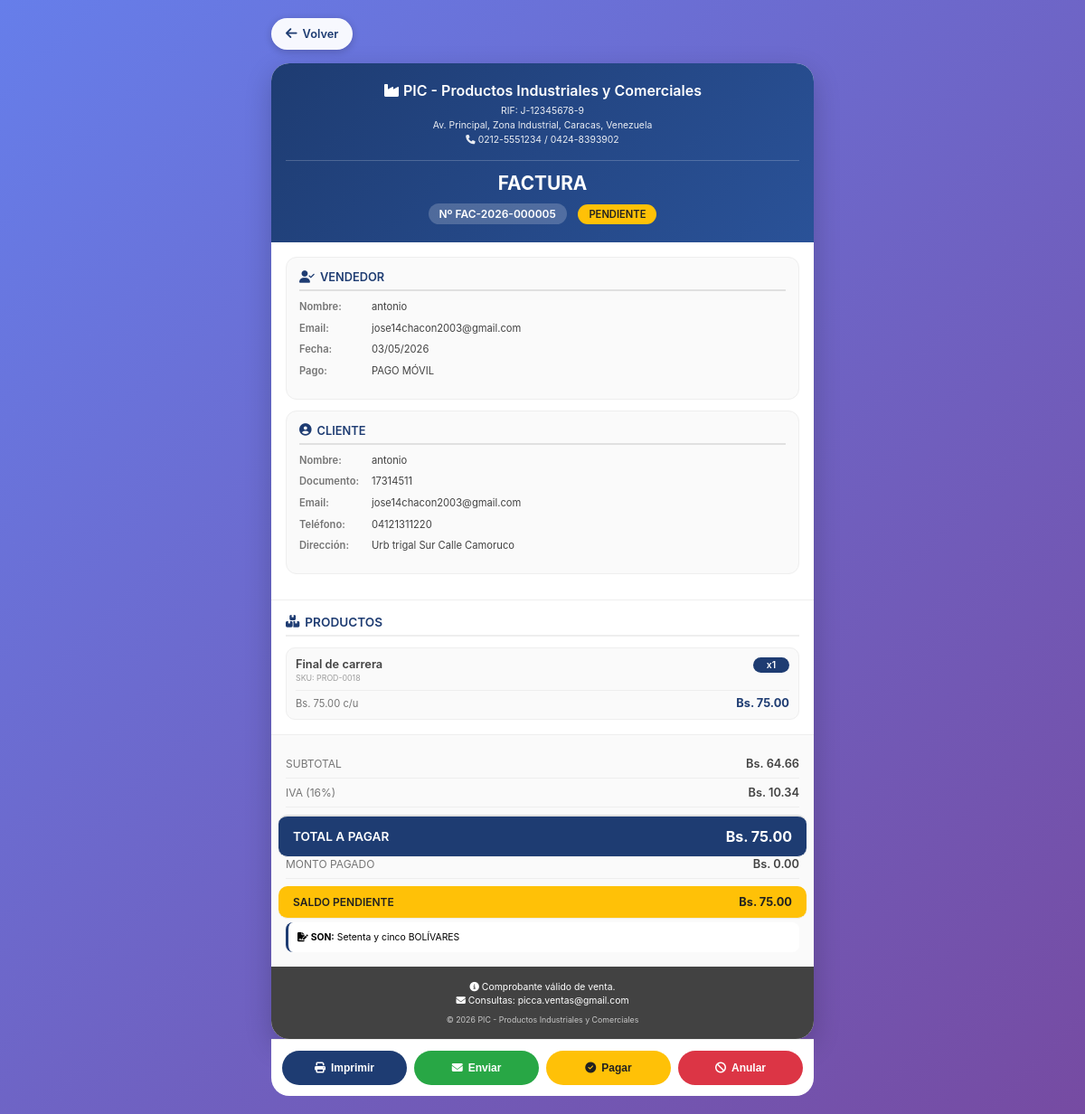
Screenshot of /facturacion/ver_factura.php?id=5 (signed in) with the database file from the repository.
### tables this page shows
CREATE TABLE `facturas` (
  `id` int NOT NULL AUTO_INCREMENT,
  `pedido_id` int DEFAULT NULL,
  `cliente_id` int NOT NULL,
  `numero_factura` varchar(20) NOT NULL,
  `fecha_emision` datetime DEFAULT CURRENT_TIMESTAMP,
  `fecha_vencimiento` date DEFAULT NULL,
  `subtotal` decimal(10,2) DEFAULT '0.00',
  `iva` decimal(10,2) DEFAULT '0.00',
  `total` decimal(10,2) NOT NULL DEFAULT '0.00',
  `metodo_pago` varchar(50) DEFAULT NULL,
  `estado` enum('pendiente','pagada','anulada') DEFAULT 'pendiente',
  `usuario_id` int DEFAULT NULL,
  `created_at` timestamp NULL DEFAULT CURRENT_TIMESTAMP,
  PRIMARY KEY (`id`),
  UNIQUE KEY `numero_factura` (`numero_factura`),
  UNIQUE KEY `pedido_id` (`pedido_id`),
  KEY `cliente_id` (`cliente_id`),
  CONSTRAINT `facturas_ibfk_1` FOREIGN KEY (`pedido_id`) REFERENCES `pedidos` (`id`) ON DELETE SET NULL,
  CONSTRAINT `facturas_ibfk_2` FOREIGN KEY (`cliente_id`) REFERENCES `clientes` (`id`) ON DELETE CASCADE
);

CREATE TABLE `users` (
  `id` int NOT NULL AUTO_INCREMENT,
  `nombre` varchar(100) NOT NULL,
  `correo` varchar(100) NOT NULL,
  `password` varchar(255) NOT NULL,
  `direccion` varchar(255) DEFAULT NULL,
  `estado` varchar(20) DEFAULT 'activo',
  `cedula` varchar(20) DEFAULT NULL,
  `telefono` varchar(20) DEFAULT NULL,
  `foto_perfil` varchar(255) DEFAULT NULL,
  `rol` varchar(20) DEFAULT 'usuario',
  `is_active` tinyint(1) DEFAULT '1',
  `email_verified` tinyint(1) DEFAULT '0',
  `verification_token` varchar(255) DEFAULT NULL,
  `last_login` datetime DEFAULT NULL,
  `created_at` timestamp NULL DEFAULT CURRENT_TIMESTAMP,
  PRIMARY KEY (`id`),
  UNIQUE KEY `correo` (`correo`),
  UNIQUE KEY `cedula` (`cedula`),
  KEY `idx_users_estado` (`estado`),
  KEY `idx_users_correo` (`correo`)
);

CREATE TABLE `clientes` (
  `id` int NOT NULL AUTO_INCREMENT,
  `tipo_documento` enum('cedula','ruc','pasaporte','dni') DEFAULT 'cedula',
  `documento` varchar(20) NOT NULL,
  `nombre` varchar(100) NOT NULL,
  `email` varchar(100) NOT NULL,
  `telefono` varchar(20) DEFAULT NULL,
  `direccion` text,
  `ciudad` varchar(50) DEFAULT NULL,
  `estado` enum('activo','inactivo','moroso') DEFAULT 'activo',
  `fecha_registro` datetime DEFAULT CURRENT_TIMESTAMP,
  PRIMARY KEY (`id`),
  UNIQUE KEY `documento` (`documento`)
);

CREATE TABLE `factura_detalles` (
  `id` int NOT NULL AUTO_INCREMENT,
  `factura_id` int NOT NULL,
  `producto_id` int NOT NULL,
  `cantidad` int NOT NULL DEFAULT '1',
  `precio_unitario` decimal(10,2) NOT NULL DEFAULT '0.00',
  `subtotal` decimal(10,2) NOT NULL DEFAULT '0.00',
  PRIMARY KEY (`id`),
  KEY `factura_id` (`factura_id`),
  KEY `producto_id` (`producto_id`),
  CONSTRAINT `factura_detalles_ibfk_1` FOREIGN KEY (`factura_id`) REFERENCES `facturas` (`id`) ON DELETE CASCADE,
  CONSTRAINT `factura_detalles_ibfk_2` FOREIGN KEY (`producto_id`) REFERENCES `products` (`id`) ON DELETE CASCADE
);

CREATE TABLE `products` (
  `id` int NOT NULL AUTO_INCREMENT,
  `sku` varchar(100) DEFAULT NULL,
  `name` varchar(255) NOT NULL,
  `price` decimal(10,2) NOT NULL,
  `image_url` varchar(512) DEFAULT NULL,
  `description` text,
  `category` varchar(100) DEFAULT 'General',
  `rating` decimal(2,1) DEFAULT '0.0',
  `views_count` int DEFAULT '0',
  `specs` text,
  `stock` int DEFAULT '0',
  `is_featured` tinyint(1) DEFAULT '0',
  `weight` decimal(10,2) DEFAULT '0.00',
  `dimensions` varchar(100) DEFAULT NULL,
  `currency` varchar(3) DEFAULT 'Bs',
  `active` tinyint(1) NOT NULL DEFAULT '1',
  `deleted_at` datetime DEFAULT NULL,
  `created_at` timestamp NULL DEFAULT CURRENT_TIMESTAMP,
  `updated_at` timestamp NULL DEFAULT CURRENT_TIMESTAMP ON UPDATE CURRENT_TIMESTAMP,
  PRIMARY KEY (`id`),
  UNIQUE KEY `sku` (`sku`)
);

### facturacion/ver_factura.php (the view, shortened to what this page needs)
<?php
try {
    $pdo = conectarDB();
    $pdo->exec("SET time_zone = '-04:00'");
} catch (PDOException $e) {
    die("Error interno del servidor");
}
$factura_id = $_GET['id'] ?? 0;
try {
    $stmt = $pdo->prepare("
        SELECT f.*,
               c.nombre as cliente_nombre,
               c.documento as cliente_documento,
               c.email as cliente_email,
               c.telefono as cliente_telefono,
               c.direccion as cliente_direccion,
               c.ciudad as cliente_ciudad,
               u.nombre as vendedor_nombre,
               u.correo as vendedor_email,
               p.numero_pedido,
               p.metodo_pago as pedido_metodo_pago,
               p.created_at as fecha_pedido,
               p.notas_internas as pedido_notas,
               p.observaciones
        FROM facturas f
        LEFT JOIN clientes c ON f.cliente_id = c.id
        LEFT JOIN users u ON f.usuario_id = u.id
        LEFT JOIN pedidos p ON f.pedido_id = p.id
        WHERE f.id = ?
    ");
    $stmt->execute([$factura_id]);
    $factura = $stmt->fetch();
    $metodo_pago_real = $factura['metodo_pago'];
    $stmt = $pdo->prepare("
        SELECT fd.*,
               p.name as producto_nombre,
               p.sku,
               p.category as categoria,
               p.description as producto_descripcion
        FROM factura_detalles fd
        LEFT JOIN products p ON fd.producto_id = p.id
        WHERE fd.factura_id = ?
        ORDER BY fd.id
    ");
    $stmt->execute([$factura_id]);
    $detalles = $stmt->fetchAll();
    $total_pagado = ($factura['estado'] === 'pagada') ? $factura['total'] : 0;
    $saldo_pendiente = $factura['total'] - $total_pagado;
    $es_admin = isset($_SESSION['user_rol']) && ($_SESSION['user_rol'] === 'admin' || $_SESSION['user_rol'] === 'superadmin');
    $viene_de_admin = isset($_GET['admin']) && $_GET['admin'] === 'true';
    $mostrar_acciones = $es_admin || $viene_de_admin;
} catch (PDOException $e) {
    die("Error interno del servidor");
}
function getMetodoPagoLegible($metodo) {
    $metodo = strtolower(trim($metodo));
    $mapa = [
        'efectivo' => 'EFECTIVO',
        'transferencia' => 'TRANSFERENCIA',
        'transferencia_bancaria' => 'TRANSFERENCIA',
        'pago_movil' => 'PAGO MÓVIL',
        'pago movil' => 'PAGO MÓVIL',
        'mixto' => 'MIXTO',
        'tarjeta' => 'TARJETA',
        'paypal' => 'PAYPAL',
        'zelle' => 'ZELLE',
        'cheque' => 'CHEQUE'
    ];
    return $mapa[$metodo] ?? strtoupper($metodo);
}
function numeroALetras($numero) {
    $formatter = new NumberFormatter("es", NumberFormatter::SPELLOUT);
    $entero = floor($numero);
    $decimal = round(($numero - $entero) * 100);
    $texto = ucfirst($formatter->format($entero)) . " BOLÍVARES";
    return $texto;
}
function formatearFecha($fecha) {
    return date('d/m/Y', strtotime($fecha));
}
function getEstadoBadge($estado) {
    $estados = [
        'pagada' => ['class' => 'success', 'text' => 'PAGADA'],
        'pendiente' => ['class' => 'warning', 'text' => 'PENDIENTE'],
        'anulada' => ['class' => 'danger', 'text' => 'ANULADA']
    ];
    $estado_key = strtolower($estado);
    $info = $estados[$estado_key] ?? ['class' => 'secondary', 'text' => strtoupper($estado)];
    return '<span class="badge badge-' . $info['class'] . '">' . $info['text'] . '</span>';
}
$metodo_pago_mostrar = getMetodoPagoLegible($metodo_pago_real);
$empresa_nombre = "PIC - Productos Industriales y Comerciales";
$empresa_rif = "J-12345678-9";
$empresa_direccion = "Av. Principal, Zona Industrial, Caracas, Venezuela";
$empresa_telefono = "0212-5551234 / 0424-8393902";
$empresa_email = "picca.ventas@gmail.com";
?>
<!DOCTYPE html>
<html lang="es">
<head>
    <link rel="stylesheet" href="https://cdnjs.cloudflare.com/ajax/libs/font-awesome/6.4.0/css/all.min.css">
</head>
<body>
    <div class="invoice-container">
        <a href="<?php echo $mostrar_acciones ? 'listar_facturas.php' : 'javascript:history.back()'; ?>" class="back-button">
            <i class="fas fa-arrow-left"></i> Volver
        </a>
        <div class="invoice">
            <div class="invoice-header">
                <div class="company-info">
                    <h1><i class="fas fa-industry"></i> <?php echo htmlspecialchars($empresa_nombre); ?></h1>
                    <p>RIF: <?php echo htmlspecialchars($empresa_rif); ?></p>
                    <p><?php echo htmlspecialchars($empresa_direccion); ?></p>
                    <p><i class="fas fa-phone"></i> <?php echo htmlspecialchars($empresa_telefono); ?></p>
                </div>
                <div class="invoice-title">
                    <h2>FACTURA</h2>
                    <div>
                        <span class="invoice-number">Nº <?php echo htmlspecialchars($factura['numero_factura']); ?></span>
                        <?php echo getEstadoBadge($factura['estado']); ?>
                    </div>
                </div>
            </div>
            <div class="info-sections">
                <div class="info-block">
                    <h3><i class="fas fa-user-check"></i> VENDEDOR</h3>
                    <div class="info-row">
                        <span class="info-label">Nombre:</span>
                        <span class="info-value"><?php echo htmlspecialchars($factura['vendedor_nombre'] ?? 'Sistema'); ?></span>
                    </div>
                    <div class="info-row">
                        <span class="info-label">Email:</span>
                        <span class="info-value"><?php echo htmlspecialchars($factura['vendedor_email'] ?? 'No especificado'); ?></span>
                    </div>
                    <div class="info-row">
                        <span class="info-label">Fecha:</span>
                        <span class="info-value"><?php echo formatearFecha($factura['fecha_emision']); ?></span>
                    </div>
                    <div class="info-row">
                        <span class="info-label">Pago:</span>
                        <span class="info-value"><?php echo $metodo_pago_mostrar; ?></span>
                    </div>
                </div>
                <div class="info-block">
                    <h3><i class="fas fa-user-circle"></i> CLIENTE</h3>
                    <div class="info-row">
                        <span class="info-label">Nombre:</span>
                        <span class="info-value"><?php echo htmlspecialchars($factura['cliente_nombre'] ?? 'No especificado'); ?></span>
                    </div>
                    <div class="info-row">
                        <span class="info-label">Documento:</span>
                        <span class="info-value"><?php echo htmlspecialchars($factura['cliente_documento'] ?? 'No especificado'); ?></span>
                    </div>
                    <div class="info-row">
                        <span class="info-label">Email:</span>
                        <span class="info-value"><?php echo htmlspecialchars($factura['cliente_email'] ?? 'No especificado'); ?></span>
                    </div>
                    <div class="info-row">
                        <span class="info-label">Teléfono:</span>
                        <span class="info-value"><?php echo htmlspecialchars($factura['cliente_telefono'] ?? 'No especificado'); ?></span>
                    </div>
                    <div class="info-row">
                        <span class="info-label">Dirección:</span>
                        <span class="info-value"><?php echo htmlspecialchars($factura['cliente_direccion'] ?? 'No especificada'); ?></span>
                    </div>
                </div>
            </div>
            <div class="products-section">
                <h3 class="section-title"><i class="fas fa-boxes"></i> PRODUCTOS</h3>
                <div class="products-list">
                    <?php if (empty($detalles)): ?>
                    <div style="text-align: center; padding: 30px; color: var(--gray-500);">
                        <i class="fas fa-box-open" style="font-size: 2rem; margin-bottom: 10px; display: block;"></i>
                        Sin productos registrados
                    </div>
                    <?php else: ?>
                        <?php foreach ($detalles as $index => $detalle): ?>
                        <div class="product-item">
                            <div class="product-header">
                                <div>
                                    <div class="product-name"><?php echo htmlspecialchars($detalle['producto_nombre'] ?? 'Producto no disponible'); ?></div>
                                    <?php if (!empty($detalle['sku'])): ?>
                                    <div class="product-sku">SKU: <?php echo htmlspecialchars($detalle['sku']); ?></div>
                                    <?php endif; ?>
                                </div>
                                <div class="product-qty">x<?php echo number_format($detalle['cantidad'] ?? 0); ?></div>
                            </div>
                            <div class="product-footer">
                                <div class="product-price">Bs. <?php echo number_format($detalle['precio_unitario'] ?? 0, 2); ?> c/u</div>
                                <div class="product-subtotal">Bs. <?php echo number_format($detalle['subtotal'] ?? 0, 2); ?></div>
                            </div>
                        </div>
                        <?php endforeach; ?>
                    <?php endif; ?>
                </div>
            </div>
            <div class="totals-section">
                <div class="total-line">
                    <span>SUBTOTAL</span>
                    <span>Bs. <?php echo number_format($factura['subtotal'] ?? 0, 2); ?></span>
                </div>
                <div class="total-line">
                    <span>IVA (16%)</span>
                    <span>Bs. <?php echo number_format($factura['iva'] ?? 0, 2); ?></span>
                </div>
                <div class="total-line grand-total">
                    <span>TOTAL A PAGAR</span>
                    <span>Bs. <?php echo number_format($factura['total'] ?? 0, 2); ?></span>
                </div>
                <div class="total-line">
                    <span>MONTO PAGADO</span>
                    <span>Bs. <?php echo number_format($total_pagado, 2); ?></span>
                </div>
                <?php if ($factura['estado'] === 'pendiente' && $saldo_pendiente > 0): ?>
                <div class="total-line" style="background: var(--warning); margin: 8px -8px -8px -8px; padding: 10px 16px; border-radius: 10px;">
                    <span style="font-weight: 600; color: var(--gray-900);">SALDO PENDIENTE</span>
                    <span style="font-weight: 700; color: var(--gray-900);">Bs. <?php echo number_format($saldo_pendiente, 2); ?></span>
                </div>
                <?php endif; ?>
                <div class="amount-words">
                    <i class="fas fa-file-signature"></i> <strong>SON:</strong> <?php echo numeroALetras($factura['total'] ?? 0); ?>
                </div>
            </div>
            <div class="invoice-footer">
                <div class="footer-notes">
                    <i class="fas fa-info-circle"></i> Comprobante válido de venta.<br>
                    <i class="fas fa-envelope"></i> Consultas: <?php echo $empresa_email; ?>
                </div>
                <div class="footer-copyright">
                    © <?php echo date('Y'); ?> <?php echo htmlspecialchars($empresa_nombre); ?>
                </div>
            </div>
        </div>
        <?php if ($mostrar_acciones): ?>
        <div class="action-buttons">
            <button onclick="window.print()" class="btn btn-primary">
                <i class="fas fa-print"></i> Imprimir
            </button>
            <button onclick="enviarPorCorreo(<?php echo $factura_id; ?>)" class="btn btn-success">
                <i class="fas fa-envelope"></i> Enviar
            </button>
            <?php if ($factura['estado'] === 'pendiente'): ?>
            <button onclick="marcarComoPagada(<?php echo $factura_id; ?>)" class="btn btn-warning">
                <i class="fas fa-check-circle"></i> Pagar
            </button>
            <?php endif; ?>
            <?php if ($factura['estado'] !== 'anulada'): ?>
            <button onclick="anularFactura(<?php echo $factura_id; ?>)" class="btn btn-danger">
                <i class="fas fa-ban"></i> Anular
            </button>
            <?php endif; ?>
        </div>
        <?php endif; ?>
    </div>
</body>
</html>

### rows the page displays
facturas: numero_factura "FAC-2026-000005", estado "PENDIENTE", users.nombre "antonio", users.correo "jose14chacon2003@gmail.com", fecha_emision "03/05/2026", metodo_pago "PAGO MÓVIL", cliente.nombre "antonio", cliente.documento "17314511", cliente.email "jose14chacon2003@gmail.com", cliente.telefono "04121311220", cliente.direccion "Urb trigal Sur Calle Camoruco", subtotal "64.66", iva "10.34", total "75.00", estado "0.00", total "Setenta y cinco BOLÍVARES"
factura_detalles: producto.name "Final de carrera", producto.sku "PROD-0018", cantidad "1", precio_unitario "75.00", subtotal "75.00"

### other values shown
$empresa_nombre "PIC - Productos Industriales y Comerciales"
$empresa_rif "J-12345678-9"
$empresa_direccion "Av. Principal, Zona Industrial, Caracas, Venezuela"
$empresa_telefono "0212-5551234 / 0424-8393902"
$empresa_email "picca.ventas@gmail.com"
